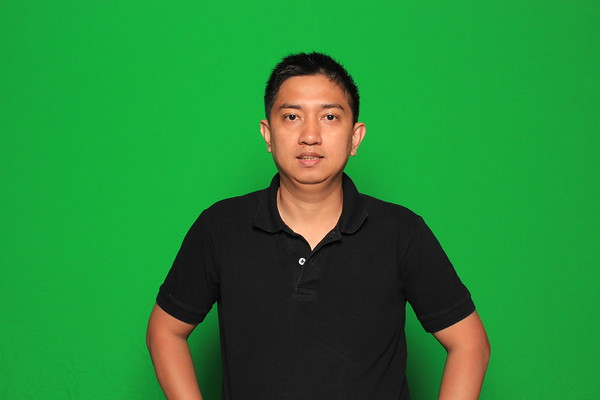
#> input picture Green.jpg, 600 x 400 px, found by its file name
$ python 7_colorFiltering.py
#> lines starting #> are read from the running program, lines starting #| are printed output that depends on the picture; after the words box and inside, x2 and y2 are one past the last pixel; in counts of white or black regions, pixels touching at a corner belong together
import cv2
import numpy as np
frame = cv2.imread('green.jpg')
#> frame is the input picture: shape (400, 600, 3); mean B, G, R 54.6, 135.6, 37.5
img = cv2.cvtColor(frame, cv2.COLOR_BGR2HSV)
#> img: shape (400, 600, 3); mean H, S, V 52.3, 171.4, 141.2

lower_yellow = np.array([50, 151, 24])
upper_yellow = np.array([255, 255, 255])

mask = cv2.inRange(img, lower_yellow, upper_yellow)
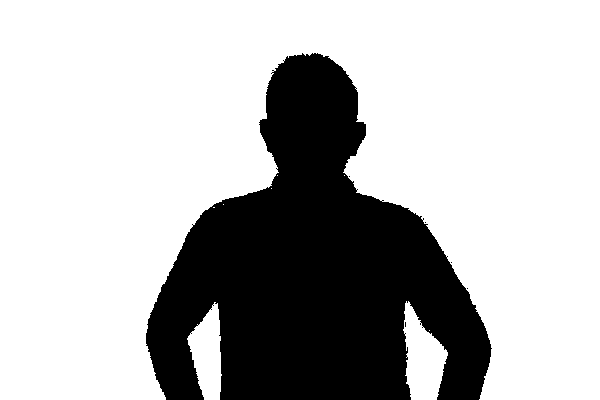
#> mask: shape (400, 600); 72.3% white; 6 black regions (5 under 20 px), largest, box (x1, y1, x2, y2) and area: (146, 53, 492, 400) 66453
res = cv2.bitwise_and(img, img, mask=mask)
#> res: shape (400, 600, 3); mean H, S, V 48.7, 158, 120.6
# smoothing using gaussian blur
# blur = cv2.GaussianBlur(res, (5, 5), 0)

# median blur
# median = cv2.medianBlur(res, 15)

# bilateral blur
bilateral = cv2.bilateralFilter(res, 15, 75, 75)
#> bilateral: shape (400, 600, 3); mean H, S, V 48.7, 158.1, 120.8

# smoothing using normal blur
# further smoothing the bilateral
kernel = np.ones((3, 3), np.float32)/9
smoothed = cv2.filter2D(bilateral, -1, kernel)
#> smoothed: shape (400, 600, 3); mean H, S, V 48.7, 158.1, 120.8

# mask
cv2.imshow("mask", mask)

# result
cv2.imshow("res", res)

# result after gaussian blur
# cv2.imshow("gaussian blur", blur)\

# median blur
# cv2.imshow("resAfterMedian", median)

# bilateral blur
cv2.imshow("resAfterBilateral", bilateral)

# result after normal blur
cv2.imshow("resAfterSmoothingTheBilateral", smoothed)

cv2.waitKey(0)
cv2.imwrite("7.1_colorFiltering(hsv).jpg", img)
cv2.imwrite("7.2_colorFiltering(mask).jpg", mask)
cv2.imwrite("7.3_colorFiltering(res).jpg", res)
cv2.imwrite("7.4_colorFiltering(resAfterBilateralBlur).jpg", bilateral)
cv2.imwrite("7.5_colorFiltering(BestResult).jpg", smoothed)
cv2.destroyAllWindows()

$ run again, with cube.jpg copied over Green.jpg
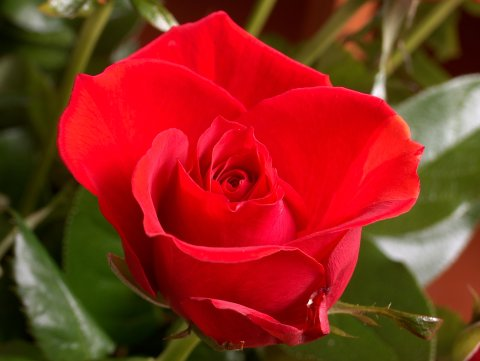
#> input picture cube.jpg, 480 x 361 px, found by its file name
#> frame is the input picture: shape (361, 480, 3); mean B, G, R 28.2, 43.9, 139.9
#> img: shape (361, 480, 3); mean H, S, V 81.1, 213.3, 142.7
#> `mask = cv2.inRange(img, lower_yellow, upper_yellow)`:
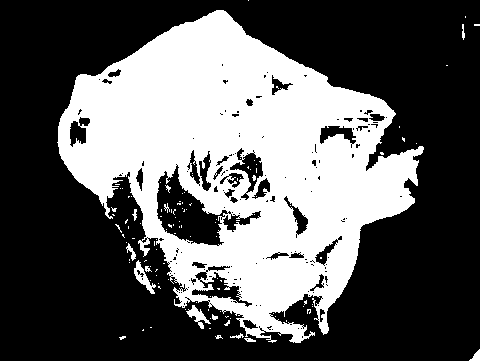
#> mask: shape (361, 480); 36.6% white; 117 white regions (104 under 20 px), largest, box (x1, y1, x2, y2) and area: (57, 10, 424, 343) 62163, (134, 260, 156, 294) 246, (186, 305, 211, 329) 212
#> res: shape (361, 480, 3); mean H, S, V 64.9, 89.8, 82.3
#> bilateral: shape (361, 480, 3); mean H, S, V 64.9, 89.9, 82.5
#> smoothed: shape (361, 480, 3); mean H, S, V 64.9, 89.9, 82.5
